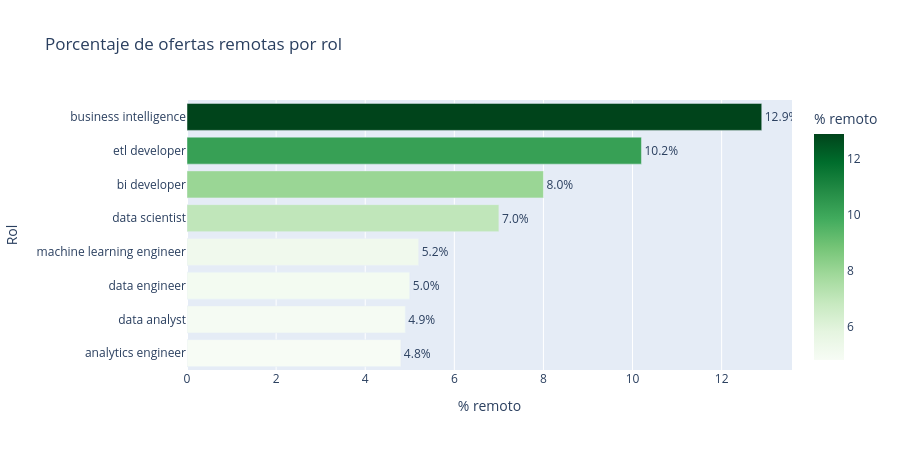

Write notebook code for a chart like this one.
### Markdown cell above
## 6. % de ofertas remotas por rol

### Code cell
remote_by_role = (
    df.groupby("search_term")
      .agg(total=("job_id", "count"), remote=("is_remote", "sum"))
      .assign(remote_pct=lambda x: (x["remote"] / x["total"] * 100).round(1))
      .sort_values("remote_pct", ascending=False)
      .reset_index()
)

fig = px.bar(
    remote_by_role,
    x="remote_pct", y="search_term",
    orientation="h",
    color="remote_pct",
    color_continuous_scale="Greens",
    text=remote_by_role["remote_pct"].astype(str) + "%",
    title="Porcentaje de ofertas remotas por rol",
    labels={"search_term": "Rol", "remote_pct": "% remoto"}
)
fig.update_traces(textposition="outside")
fig.update_layout(yaxis={"categoryorder": "total ascending"}, height=450, showlegend=False)
fig.show()

### Figure 1 — Plotly figure (JSON) as saved in the notebook; plotly's stock layout.template omitted (floating-point values rounded to 4 significant figures)
{"data": [{"hovertemplate": "% remoto=%{marker.color}<br>Rol=%{y}<br>text=%{text}<extra></extra>", "legendgroup": "", "marker": {"color": [12.9, 10.2, 8.0, 7.0, 5.2, 5.0, 4.9, 4.8], "coloraxis": "coloraxis", "pattern": {"shape": ""}}, "name": "", "orientation": "h", "showlegend": false, "text": ["12.9%", "10.2%", "8.0%", "7.0%", "5.2%", "5.0%", "4.9%", "4.8%"], "textposition": "outside", "type": "bar", "x": [12.9, 10.2, 8.0, 7.0, 5.2, 5.0, 4.9, 4.8], "xaxis": "x", "y": ["business intelligence", "etl developer", "bi developer", "data scientist", "machine learning engineer", "data engineer", "data analyst", "analytics engineer"], "yaxis": "y"}], "layout": {"barmode": "relative", "coloraxis": {"autocolorscale": false, "colorbar": {"title": {"text": "% remoto"}}, "colorscale": [[0, "rgb(247,252,245)"], [0.125, "rgb(229,245,224)"], [0.25, "rgb(199,233,192)"], [0.375, "rgb(161,217,155)"], [0.5, "rgb(116,196,118)"], [0.625, "rgb(65,171,93)"], [0.75, "rgb(35,139,69)"], [0.875, "rgb(0,109,44)"], [1, "rgb(0,68,27)"]]}, "height": 450, "legend": {"tracegroupgap": 0}, "showlegend": false, "title": {"text": "Porcentaje de ofertas remotas por rol"}, "xaxis": {"anchor": "y", "domain": [0, 1], "title": {"text": "% remoto"}}, "yaxis": {"anchor": "x", "categoryorder": "total ascending", "domain": [0, 1], "title": {"text": "Rol"}}}}
